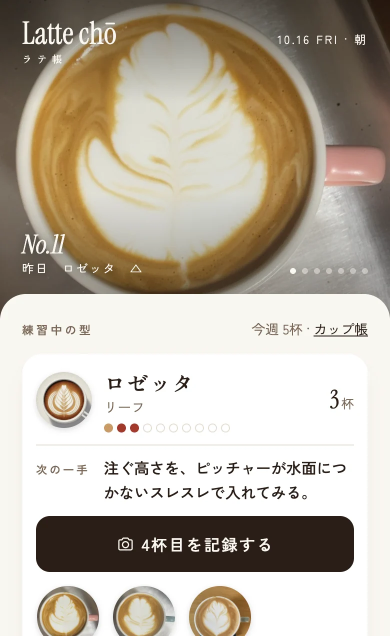
#> input picture worker/site/img/today.webp, 780 x 1272 px, found by its file name (shown at 1/2 size)
$ python make-og.py ../../../worker/site/img/today.webp
#> lines starting #> are read from the running program, lines starting #| are printed output that depends on the picture; after the words box and inside, x2 and y2 are one past the last pixel; in counts of white or black regions, pixels touching at a corner belong together
# シェア用の画像（worker/site/og.png、1200×630）を、紹介サイトの画像から作る。
# 使い方：python3 -I .claude/skills/app-screenshots/make-og.py worker/site
# 「今日」の画面（img/today.webp）を使うので、画面写真を撮り直したら、これも作り直す。
# macOS のヒラギノを使う。文言は、紹介サイトのキャッチ（index.html の .catch と .sub）と同じにする。変えたら、og:image:alt も直す。
import sys
from PIL import Image, ImageDraw, ImageFont
site = sys.argv[1]
W, H = 1200, 630
ACCENT = (168, 98, 47)
BG, INK, SUB, LINE = (250, 247, 242), (37, 37, 40), (117, 117, 120), (227, 217, 204)
CATCH = 46
bold = ImageFont.truetype('/System/Library/Fonts/ヒラギノ角ゴシック W6.ttc', CATCH)
small = ImageFont.truetype('/System/Library/Fonts/ヒラギノ角ゴシック W6.ttc', round(CATCH * 0.75))
name = ImageFont.truetype('/System/Library/Fonts/ヒラギノ角ゴシック W6.ttc', 40)
sub = ImageFont.truetype('/System/Library/Fonts/ヒラギノ角ゴシック W3.ttc', 26)
img = Image.new('RGB', (W, H), BG)
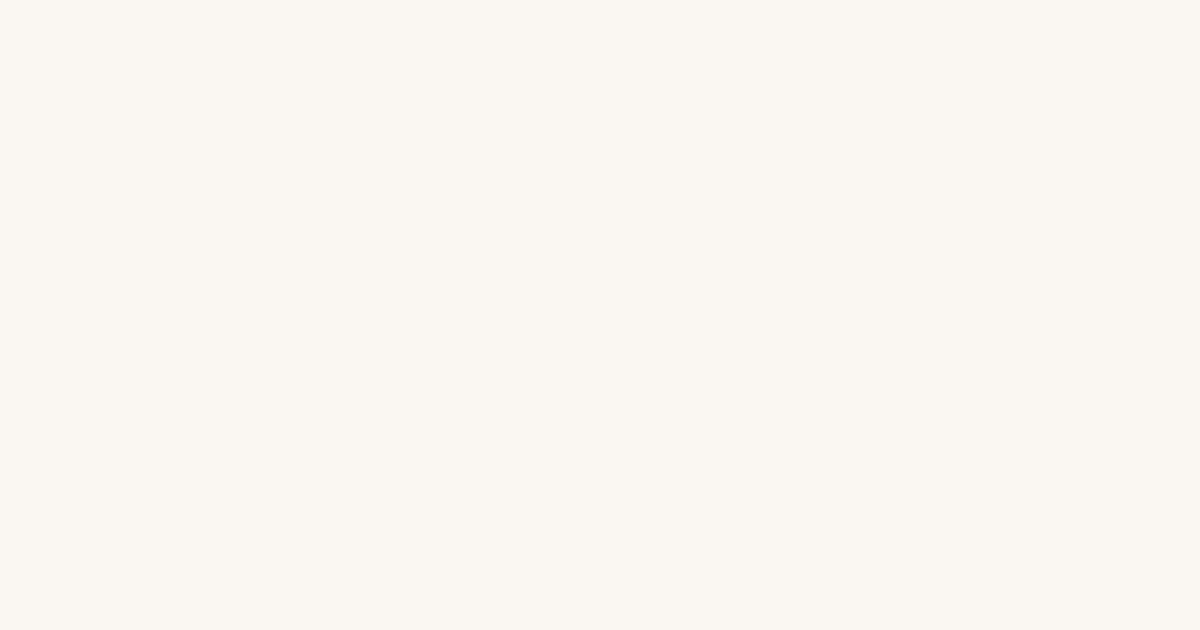
#> img: PIL image 1200x630 RGB; mean R, G, B 250, 247, 242
d = ImageDraw.Draw(img)

# 右：「今日」の画面。下にはみ出させて、画面の続きがあることを見せる
shot = Image.open(f'{site}/img/today.webp').convert('RGB')
#> shot is the input picture: PIL image 780x1272 RGB; mean R, G, B 187.1, 177.9, 163.8
sw = 380
sh = round(shot.height * sw / shot.width)
#> sh = 620
shot = shot.resize((sw, sh), Image.LANCZOS)
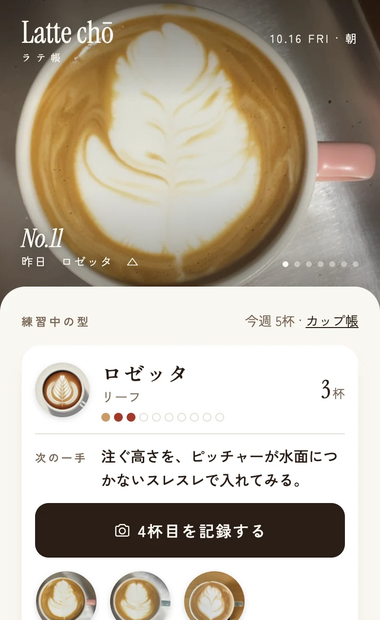
#> shot: PIL image 380x620 RGB; mean R, G, B 186.9, 177.8, 163.7
x0, y0 = 810, 52
mask = Image.new('L', (sw, sh), 0)
#> mask: PIL image 380x620 L; every value is 0
ImageDraw.Draw(mask).rounded_rectangle((0, 0, sw - 1, sh - 1), radius=36, fill=255)
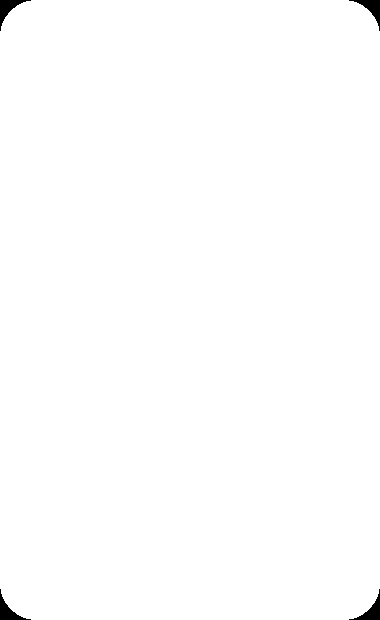
#> mask: PIL image 380x620 L; 99.5% white; 4 black regions, box (x1, y1, x2, y2) and area: (0, 0, 31, 31) 287, (349, 0, 380, 31) 287, (0, 589, 31, 620) 287, (349, 589, 380, 620) 287
img.paste(shot, (x0, y0), mask)
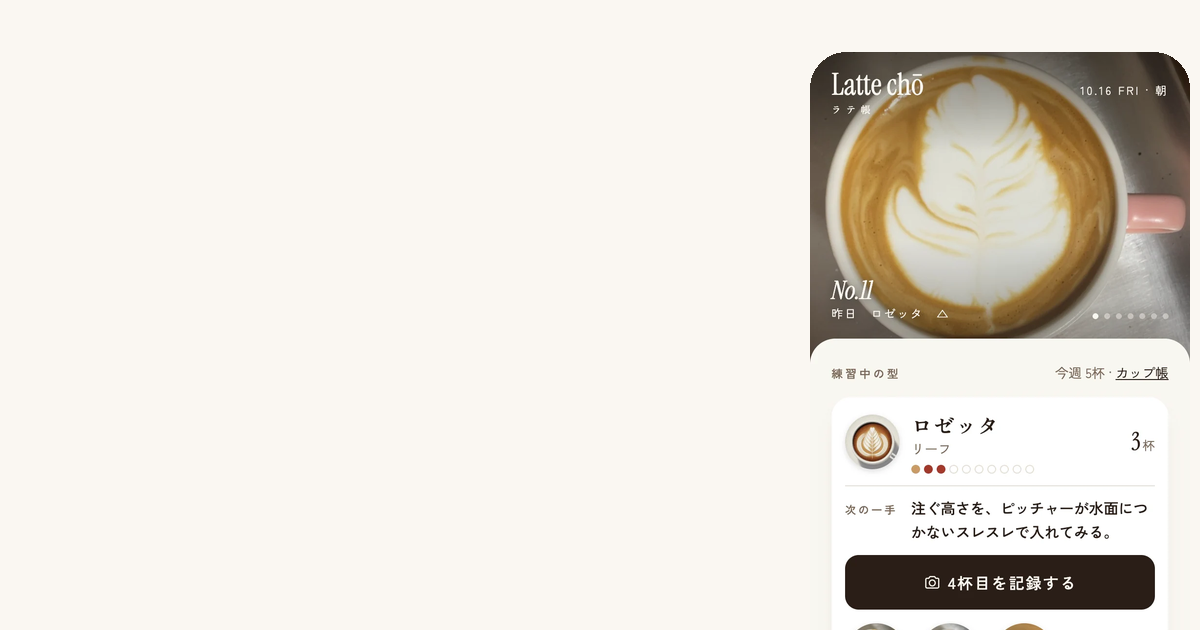
#> img: PIL image 1200x630 RGB; mean R, G, B 231.1, 226.3, 218.7
d.rounded_rectangle((x0, y0, x0 + sw - 1, y0 + sh - 1), radius=36, outline=LINE, width=2)

# 左：アイコン・名前・キャッチ
#> (the run stopped early here; a loop or call above may not have finished)

$ run again, with worker/site/img/compare.webp copied over worker/site/img/today.webp
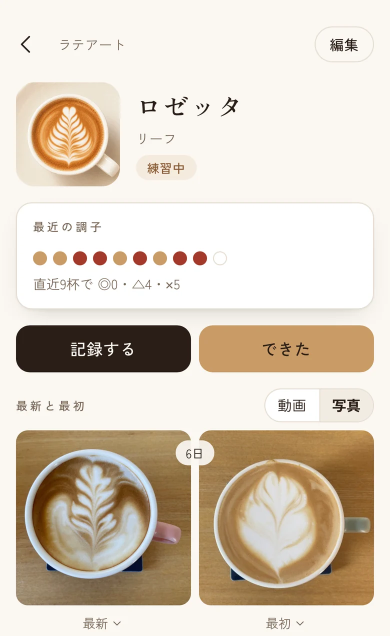
#> input picture worker/site/img/compare.webp, 780 x 1272 px, found by its file name (shown at 1/2 size)
#> shot is the input picture: PIL image 780x1272 RGB; mean R, G, B 218.5, 207, 191.9
#> `shot = shot.resize((sw, sh), Image.LANCZOS)`:
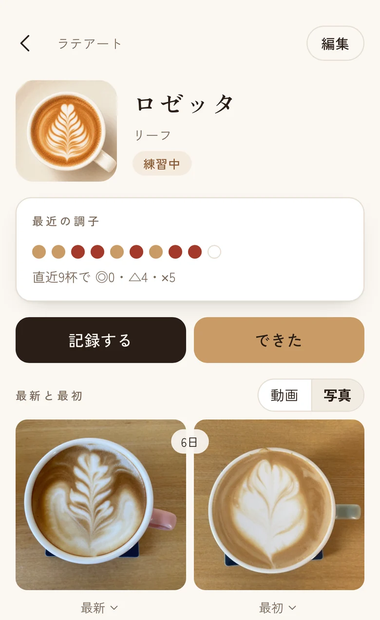
#> shot: PIL image 380x620 RGB; mean R, G, B 218.4, 206.9, 191.8
#> `img.paste(shot, (x0, y0), mask)`:
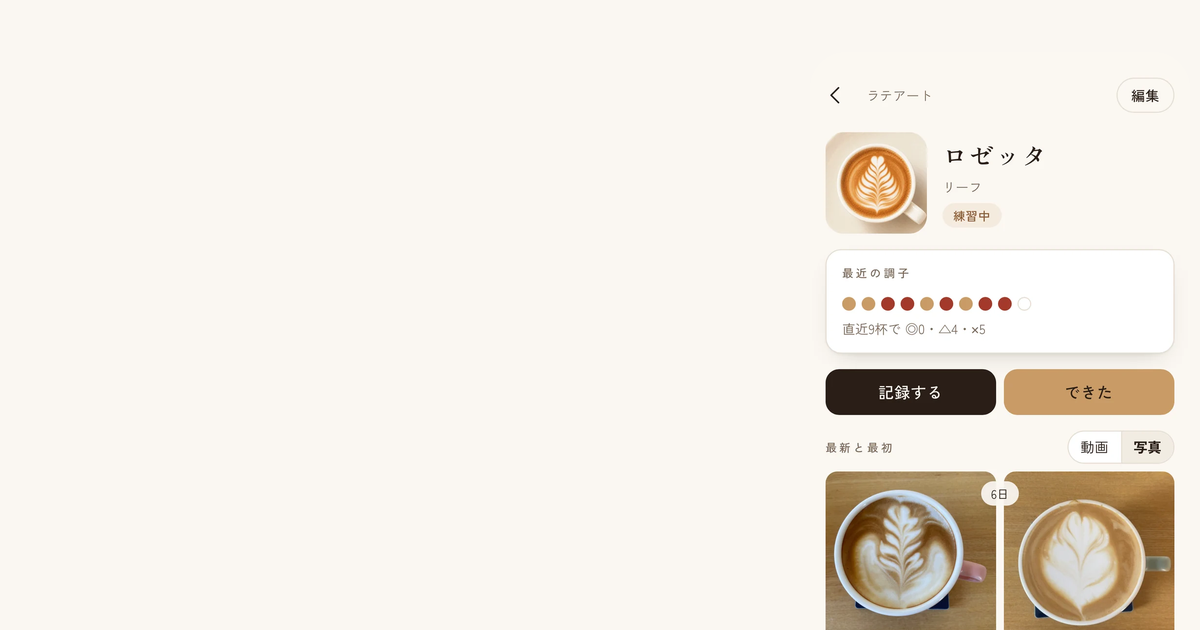
#> img: PIL image 1200x630 RGB; mean R, G, B 240.7, 235.2, 227.3

$ run again, with worker/site/img/cups.webp copied over worker/site/img/today.webp
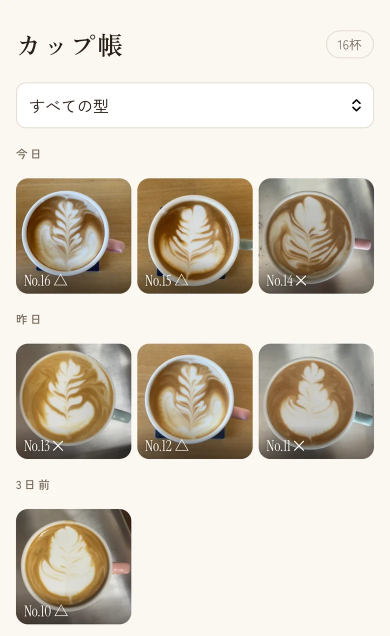
#> input picture worker/site/img/cups.webp, 780 x 1272 px, found by its file name (shown at 1/2 size)
#> shot is the input picture: PIL image 780x1272 RGB; mean R, G, B 213.7, 205.8, 193
#> `shot = shot.resize((sw, sh), Image.LANCZOS)`:
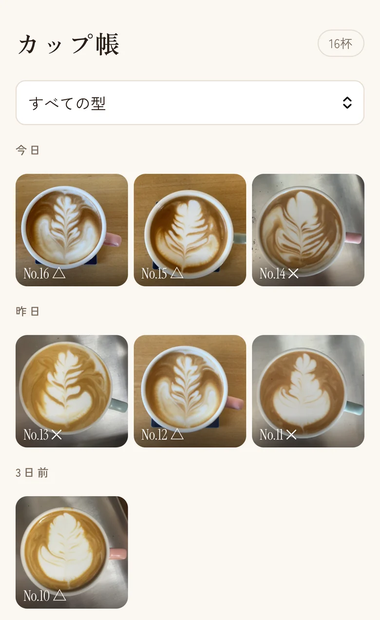
#> shot: PIL image 380x620 RGB; mean R, G, B 213.6, 205.7, 193
#> `img.paste(shot, (x0, y0), mask)`:
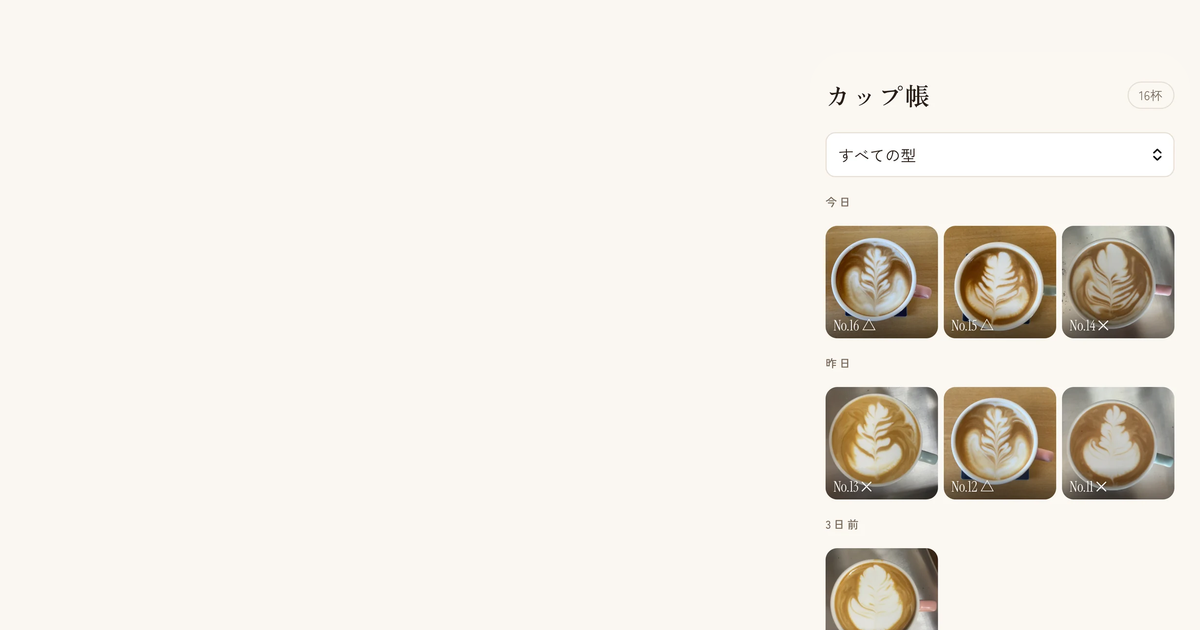
#> img: PIL image 1200x630 RGB; mean R, G, B 239.2, 234.7, 227.4

$ run again, with worker/site/img/record.webp copied over worker/site/img/today.webp
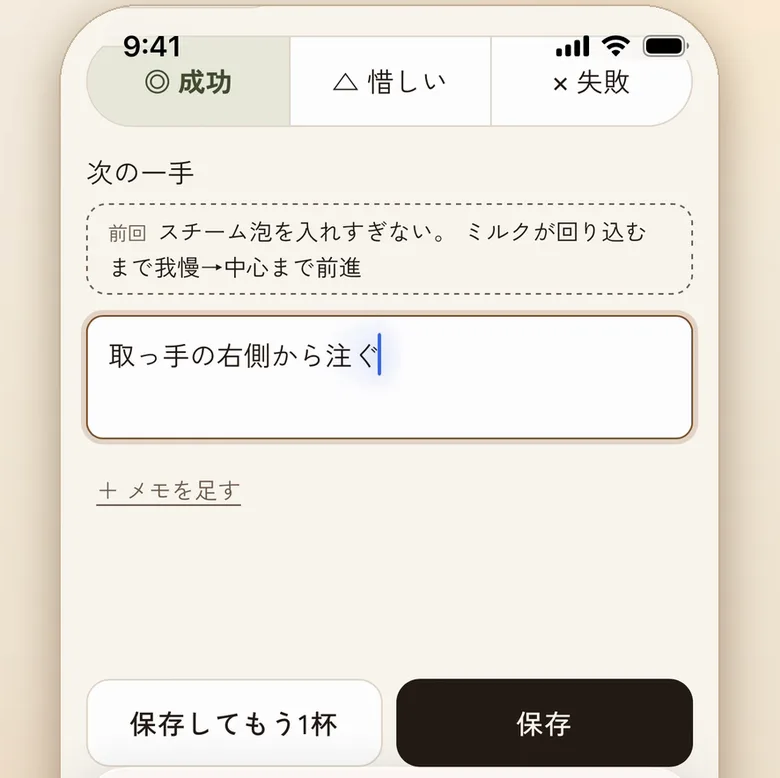
#> input picture worker/site/img/record.webp, 780 x 778 px, found by its file name
#> shot is the input picture: PIL image 780x778 RGB; mean R, G, B 231.5, 226.7, 218.4
#> shot: PIL image 380x379 RGB
#> `ImageDraw.Draw(mask).rounded_rectangle((0, 0, sw - 1, sh - 1), radius=..`:
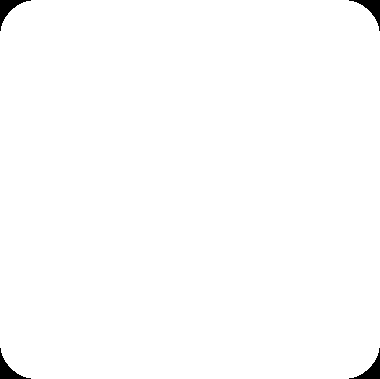
#> mask: PIL image 380x379 L; 99.2% white; 4 black regions, box (x1, y1, x2, y2) and area: (0, 0, 31, 31) 287, (349, 0, 380, 31) 287, (0, 348, 31, 379) 287, (349, 348, 380, 379) 287
#> `img.paste(shot, (x0, y0), mask)`:
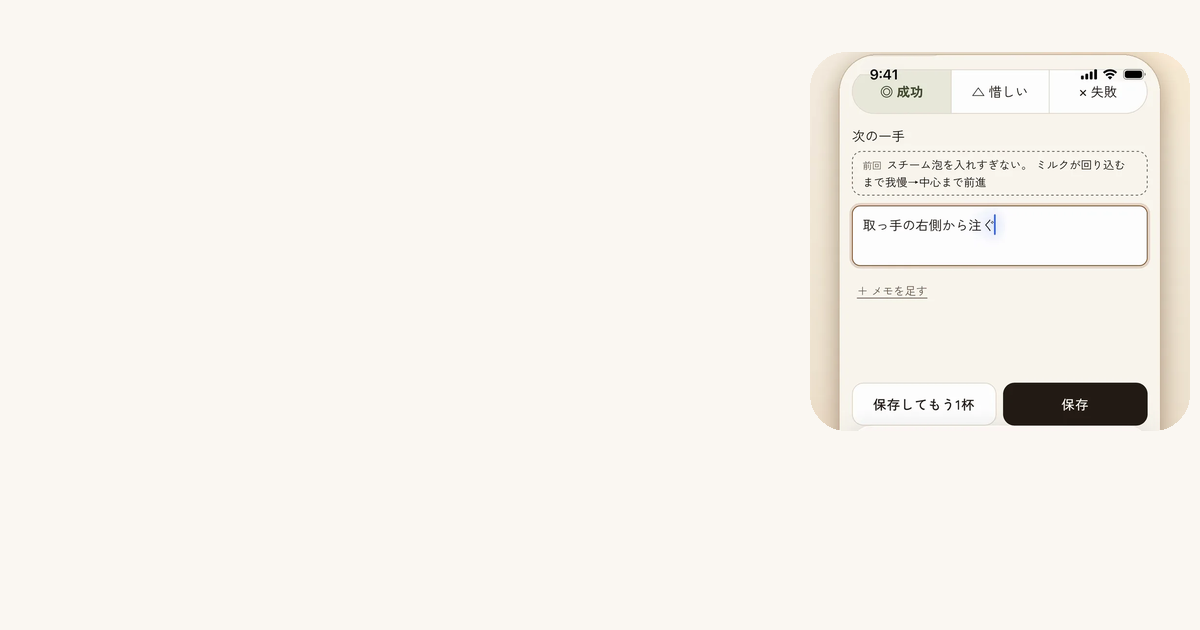
#> img: PIL image 1200x630 RGB; mean R, G, B 246.5, 243.1, 237.5
